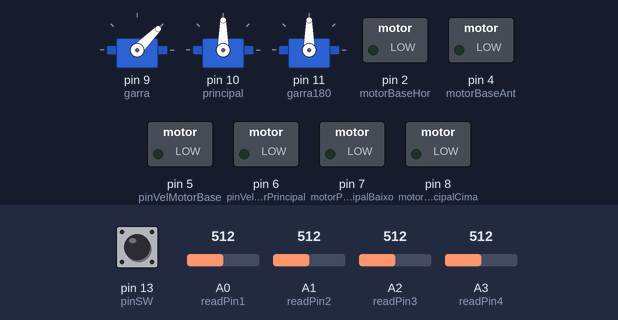
Recording of a sketch running on a simulated Arduino Uno, built with avr-gcc and run on an emulated ATmega328P. On the bench: 3 × servo, switched loads named in the sketch (green lamp = pin HIGH). The test bench sets the inputs (shaded band); at power-on: A0 (readPin1) = 512, A1 (readPin2) = 512, A2 (readPin3) = 512, A3 (readPin4) = 512, pin 13 (pinSW) HIGH.

Above: at 1.2 s.
1.3 s: A0 (readPin1) set to 585
2.8 s: A0 (readPin1) set to 608
At 4.0 s:
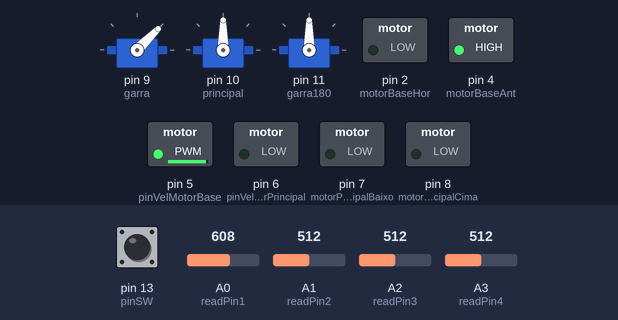
4.3 s: A1 (readPin2) set to 590
At 5.2 s:
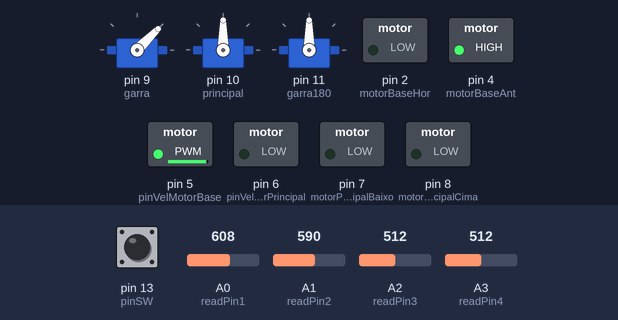
5.8 s: A1 (readPin2) set to 617
At 6.3 s:
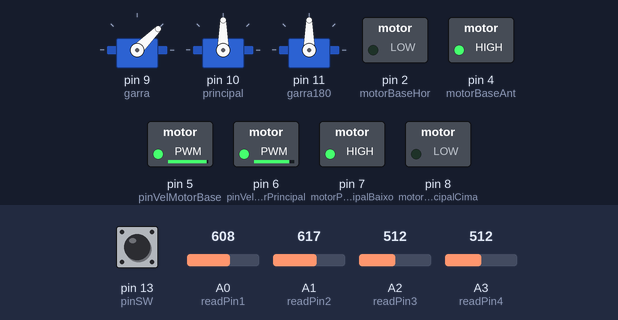
7.3 s: A2 (readPin3) set to 610
At 8.5 s:
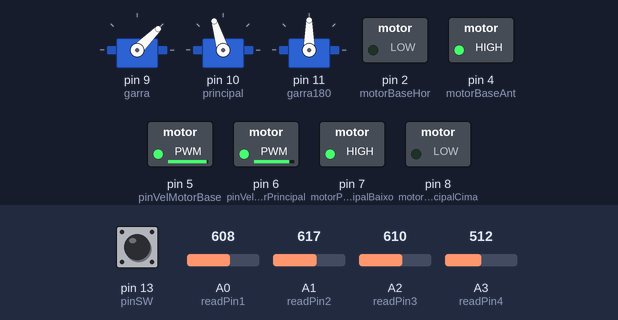
8.8 s: A3 (readPin4) set to 610
At 9.8 s:
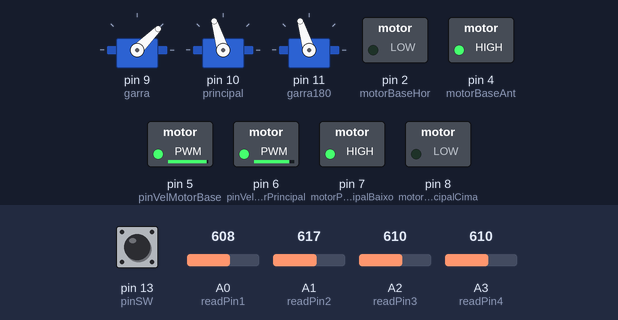
Timing chart, 0 to 11.3 s (numbered marks = the images above; inputs shaded):
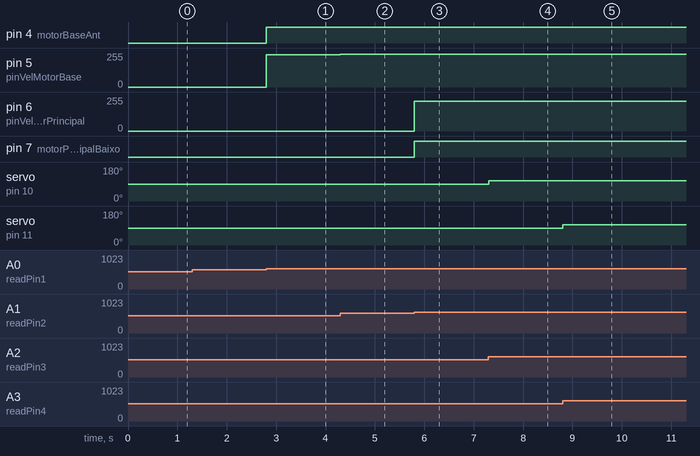

Measured:
- the behaviour switches between 600 and 601 on A0 (readPin1) (found by bisection; images 0 and 1)
- the behaviour switches between 600 and 601 on A1 (readPin2) (found by bisection; images 2 and 3)
- after the input at 1.3 s, every drawn part: stays the same
- after the input at 2.8 s, pin 4 (motorBaseAnt): LOW → HIGH at once; pin 5 (pinVelMotorBase): 0/255 → 242/255 at once
- after the input at 4.3 s, pin 5 (pinVelMotorBase): 242/255 → 244/255 at once
- after the input at 5.8 s, pin 5 (pinVelMotorBase): 244/255 → 245/255 at once; pin 6 (pinVelMotorPrincipal): 0/255 → 224/255 at once; pin 7 (motorPrincipalBaixo): LOW → HIGH at once
- after the input at 7.3 s, servo on pin 10 (principal): 90° → 107° at once
- after the input at 8.8 s, servo on pin 11 (garra180): 90° → 107° at once

The sketch:

CodigoGarra.ino
```cpp
#include <Servo.h>

#define pinVelMotorPrincipal 6
#define motorPrincipalCima 8
#define motorPrincipalBaixo 7
#define motorBaseHor 2
#define motorBaseAnt 4
#define pinVelMotorBase 5
#define readPin1 A0
#define readPin2 A1
#define readPin3 A2
#define readPin4 A3
#define pinSW 13

Servo principal;
Servo garra;
Servo garra180;

int velocidade;
int velocidadeRotacao;
int VRX;
int VRY;
int VRX2;
int VRY2;
bool statusSW;

void setup() {
  pinMode(pinVelMotorPrincipal, OUTPUT);
  pinMode(motorPrincipalCima, OUTPUT);
  pinMode(motorPrincipalBaixo, OUTPUT);
  pinMode(motorBaseHor, OUTPUT);
  pinMode(motorBaseAnt, OUTPUT);
  pinMode(pinVelMotorBase, OUTPUT);
  pinMode(readPin1, INPUT);
  pinMode(readPin2, INPUT);
  pinMode(readPin3, INPUT);
  pinMode(readPin4, INPUT);
  pinMode(pinSW, INPUT);

  digitalWrite(motorPrincipalCima, LOW);
  digitalWrite(motorPrincipalBaixo, LOW);
  digitalWrite(motorBaseHor, LOW);
  digitalWrite(motorBaseAnt, LOW);

  garra.attach(9);
  principal.attach(10);
  garra180.attach(11);
  garra.write(0);
  principal.write(0);
  garra180.write(0);

  Serial.begin(9600);
}

void loop() {
  VRX = analogRead(readPin1);
  VRY = analogRead(readPin2);
  statusSW = digitalRead(pinSW);
  VRX2 = analogRead(readPin3);
  VRY2 = analogRead(readPin4);

  // Mapeie o valor de VRX para o intervalo de 0 a 1023
  // para o intervalo de velocidade que você deseja (60 a 255)
  velocidade = map(VRX, 0, 1023, 180, 255);
  velocidadeRotacao = map(VRY, 0, 1023, 230, 255);

  // Controle da direção do motor principal
  if (VRY > 400 && VRX < 600) {
    digitalWrite(motorPrincipalCima, LOW);
    digitalWrite(motorPrincipalBaixo, LOW);
  } else if (VRY < 400) {
    analogWrite(pinVelMotorPrincipal, velocidade);
    digitalWrite(motorPrincipalCima, HIGH);
    digitalWrite(motorPrincipalBaixo, LOW);
  } else if (VRY > 600) {
    analogWrite(pinVelMotorPrincipal, velocidade);
    digitalWrite(motorPrincipalCima, LOW);
    digitalWrite(motorPrincipalBaixo, HIGH);
  }

  if (VRX > 400 && VRX < 600) {
    digitalWrite(motorBaseHor, LOW);
    digitalWrite(motorBaseAnt, LOW);
  } else if (VRX < 400) {
    analogWrite(pinVelMotorBase, velocidadeRotacao);
    digitalWrite(motorBaseHor, HIGH);
    digitalWrite(motorBaseAnt, LOW);
  } else if (VRX > 600) {
    analogWrite(pinVelMotorBase, velocidadeRotacao);
    digitalWrite(motorBaseHor, LOW);
    digitalWrite(motorBaseAnt, HIGH);
  }

  principal.write(map(VRX2, 0 , 1023, 0, 180));
  garra180.write(map(VRY2, 0 , 1023, 0, 180));

  if(!statusSW){
    garra.write(180);
  }else{
    garra.write(45);
  }

}
```
